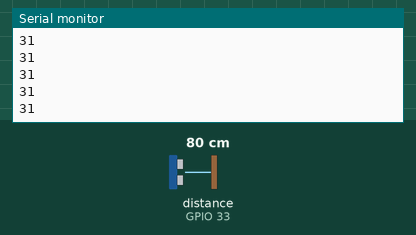
Recording of a sketch running on a simulated ESP32. Shown: the last lines printed to the serial monitor. Wiring (inferred from the names in the program): ultrasonic range finder: trigger GPIO 27; echo GPIO 33. The test bench sets the inputs (shaded band); at power-on: distance to the obstacle (sensor on GPIO 33) 80 cm. The echo pulse lasts 58.3 µs per cm; nothing arrives over Bluetooth unless stated.

Above: at 1.2 s.
1.3 s: distance to the obstacle (sensor on GPIO 33) set to 2 cm
At 1.9 s:
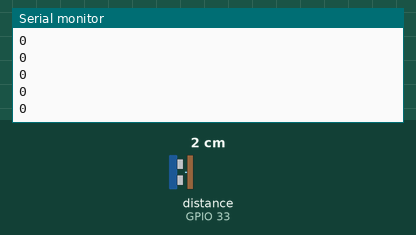
2.8 s: distance to the obstacle (sensor on GPIO 33) set to 4 cm
At 3.4 s:
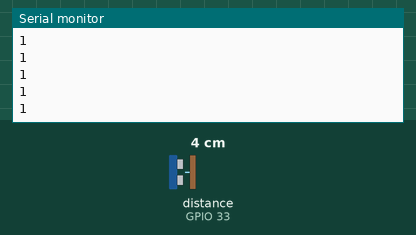
Timing chart, 0 to 5.8 s (numbered marks = the images above; inputs shaded):
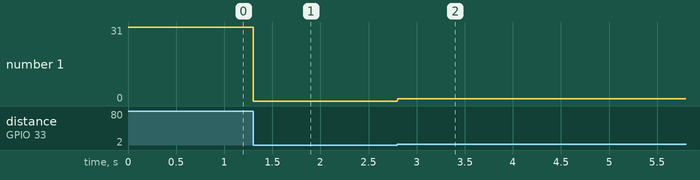

Measured:
- after the input at 1.3 s, the serial monitor: prints a new line at once (image 1)
- after the input at 2.8 s, the serial monitor: prints a new line at once (image 2)
- plotted number 1: 31 → 0 after the input at 1.3 s, 0 → 1 after the input at 2.8 s

The sketch:

ultrasens.ino
```cpp
#include <stdio.h>
#include "BluetoothSerial.h"
#include <math.h>
// defines pins numbers
BluetoothSerial SerialBT;
const int trigPin = 27;
const int echoPin = 33;
// defines variables
long duration;
int distance;
int c=0;
void setup()
{
SerialBT.begin("test1"); //Bluetooth device name
pinMode(trigPin, OUTPUT); // Sets the trigPin as an Output
pinMode(echoPin, INPUT); // Sets the echoPin as an Input
Serial.begin(9600); // Starts the serial communication
}

void loop()
{

// Clears the trigPin
digitalWrite(trigPin, LOW);
delayMicroseconds(2);
// Sets the trigPin on HIGH state for 10 micro seconds
digitalWrite(trigPin, HIGH);
delayMicroseconds(10);
digitalWrite(trigPin, LOW);
// Reads the echoPin, returns the sound wave travel time in microseconds
duration = pulseIn(echoPin, HIGH);
// Calculating the distance
distance= duration*0.0133858/2;

Serial.println(distance);

SerialBT.println(distance);
}
```
